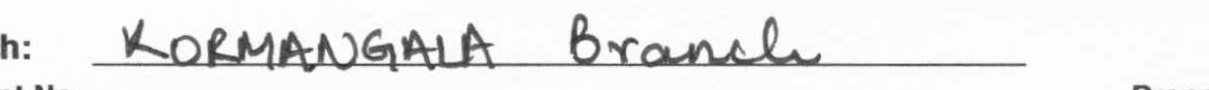
#> input picture Photos/branch.jpg, 1209 x 90 px
$ jupyter execute Localization.ipynb
#> lines starting #> are read from the running program, lines starting #| are printed output that depends on the picture; after the words box and inside, x2 and y2 are one past the last pixel; in counts of white or black regions, pixels touching at a corner belong together
[cell 1]
import numpy as np
import cv2
import matplotlib.pyplot as plt

[cell 2]
image = cv2.imread('branch.jpg')
#> image is the input picture: shape (90, 1209, 3); min 38, max 255, mean 234.8

[cell 3]
gray = cv2.cvtColor(image,cv2.COLOR_BGR2GRAY)

[cell 4]
# thresh = cv2.adaptiveThreshold(gray,255,cv2.ADAPTIVE_THRESH_GAUSSIAN_C,cv2.THRESH_BINARY,11,2)
RET,thresh = cv2.threshold(gray, 0,255, cv2.THRESH_BINARY + cv2.THRESH_OTSU)
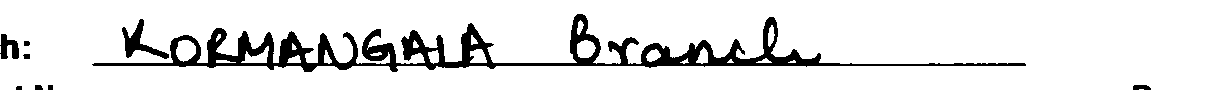
#> thresh: shape (90, 1209); 89.5% white; 9 black regions, largest, box (x1, y1, x2, y2) and area: (92, 14, 1026, 72) 10373, (122, 19, 169, 59) 586, (0, 34, 19, 59) 297
#> RET = 179
kernel = np.ones((3,3),np.uint8)
img = cv2.morphologyEx(thresh,cv2.MORPH_CLOSE,kernel)
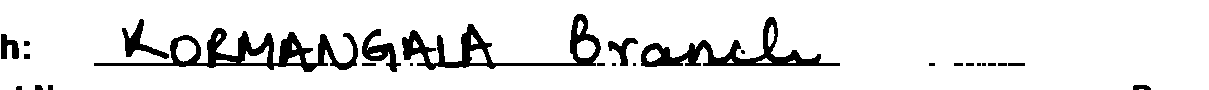
#> img: shape (90, 1209); 89.9% white; 27 black regions (7 under 20 px), largest, box (x1, y1, x2, y2) and area: (94, 28, 358, 72) 3496, (402, 14, 601, 70) 2651, (641, 17, 840, 67) 2505
img = cv2.morphologyEx(img,cv2.MORPH_OPEN,kernel)
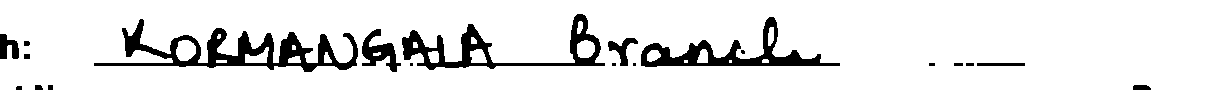
#> img: shape (90, 1209); 89.6% white; 20 black regions (5 under 20 px), largest, box (x1, y1, x2, y2) and area: (94, 19, 358, 72) 4145, (402, 14, 605, 70) 2719, (641, 17, 840, 67) 2594
reverse = cv2.bitwise_not(img)
#img = cv2.morphologyEx(img,cv2.MORPH_OPEN,kernel)
cv2.imwrite('Out.jpg',reverse)
plt.imshow(reverse,cmap='gray')
plt.show()

[cell 5]
# crop = reverse[:,reverse.sum(axis=0)>10]

[cell 6]
reverse

[cell 7]
maximum = max(reverse.sum(axis=1))
#> maximum = 195840
cropped = reverse[reverse.sum(axis=1)!=maximum,:]
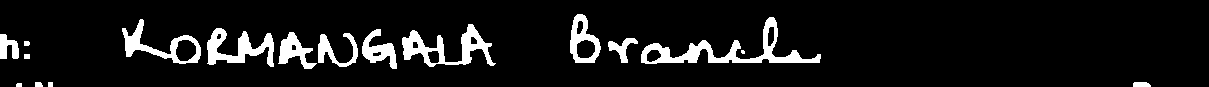
#> cropped: shape (87, 1209); 8.6% white; 17 white regions (1 under 20 px), largest, box (x1, y1, x2, y2) and area: (641, 17, 821, 64) 1997, (402, 24, 496, 67) 1434, (207, 28, 274, 67) 1184
temp = np.empty([cropped.shape[0],0])
#> temp = empty array
threshold = 550
pixelSum = 255*100
images = []
for i in range(cropped.shape[1]):
    if cropped.sum(axis=0)[i]<threshold :
        if not temp.size:
            continue
        else :
            if temp.sum()> pixelSum :
                RET,temp = cv2.threshold(temp, 0,255, cv2.THRESH_BINARY_INV)
                # temp = cv2.bitwise_not(temp)
                print(temp.sum())
                images.append(temp)
            temp = np.empty([cropped.shape[0],0])
    else :
        temp=np.insert(temp,temp.shape[1],cropped[:,i],axis=1)
#> this loop made 1209 passes
#| 401115.0
#> (further printed lines are left out)
#> after the loop, RET = 0; images = 10 items

[cell 8]
print(temp.sum())
#| 0.0
for i in images:
    plt.imshow(i,cmap='gray')
    plt.show()
#> this loop made 10 passes
#> pass 1, `plt.show()`:
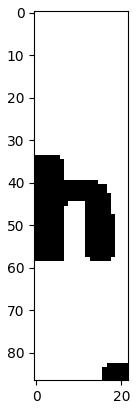
#> figure drawn by matplotlib, 1 panel
#> pass 2, `plt.show()`:
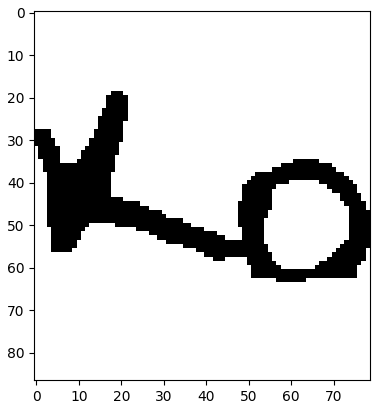
#> figure drawn by matplotlib, 1 panel

$ run again, with Photos/Residential_address.jpg copied over Photos/branch.jpg
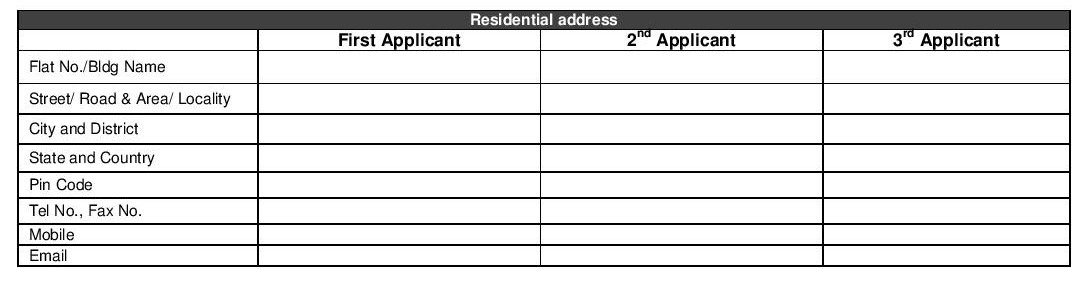
#> input picture Photos/Residential_address.jpg, 1090 x 285 px
#> image is the input picture: shape (285, 1090, 3); min 0, max 255, mean 222.5
#> `RET,thresh = cv2.threshold(gray, 0,255, cv2.THRESH_BINARY + cv2.THRESH..`:
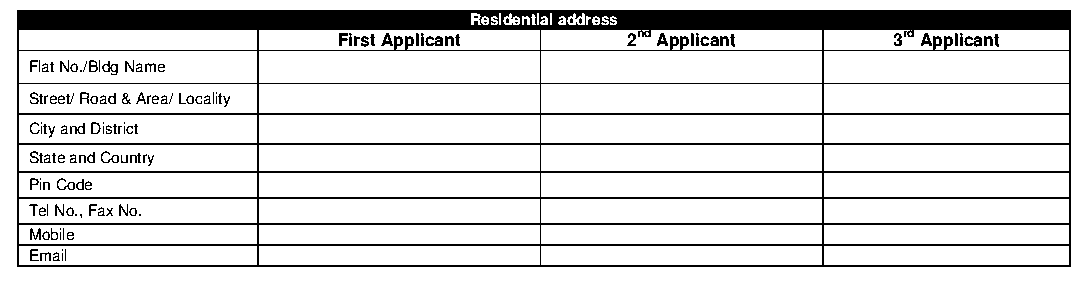
#> thresh: shape (285, 1090); 85.8% white; 142 black regions (42 under 20 px), largest, box (x1, y1, x2, y2) and area: (17, 10, 1071, 267) 39581, (964, 36, 982, 47) 111, (425, 36, 443, 46) 110
#> `RET,thresh = cv2.threshold(gray, 0,255, cv2.THRESH_BINARY + cv2.THRESH..`: RET = 143
#> reverse: shape (285, 1090); 6.9% white; 24 white regions (9 under 20 px), largest, box (x1, y1, x2, y2) and area: (17, 10, 1071, 35) 20078, (339, 33, 357, 46) 163, (437, 35, 459, 46) 154
#> maximum = 268770
#> cropped: shape (277, 1090); 4.3% white; 31 white regions (13 under 20 px), largest, box (x1, y1, x2, y2) and area: (477, 10, 1071, 27) 6113, (17, 10, 471, 22) 5448, (339, 25, 357, 38) 163
#> after the loop `for i in range(cropped.shape[1]):`: RET = 0; images = 4 items
#| 0.0
#> the loop `for i in images:` made 4 passes
#> pass 2, `plt.show()`:
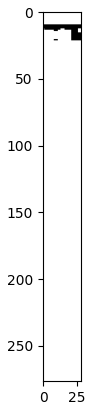
#> figure drawn by matplotlib, 1 panel

$ run again, with Photos/column.jpg copied over Photos/branch.jpg
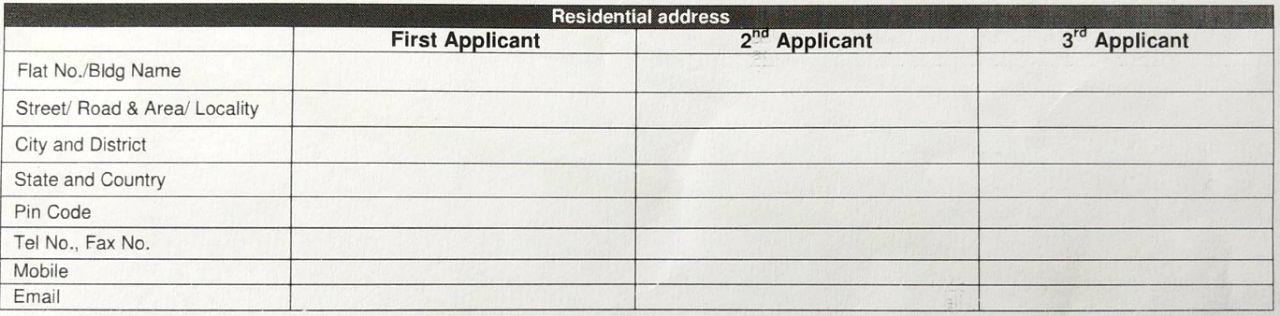
#> input picture Photos/column.jpg, 1280 x 316 px
#> image is the input picture: shape (316, 1280, 3); mean B, G, R 209.8, 214.3, 215.1
#> `RET,thresh = cv2.threshold(gray, 0,255, cv2.THRESH_BINARY + cv2.THRESH..`:
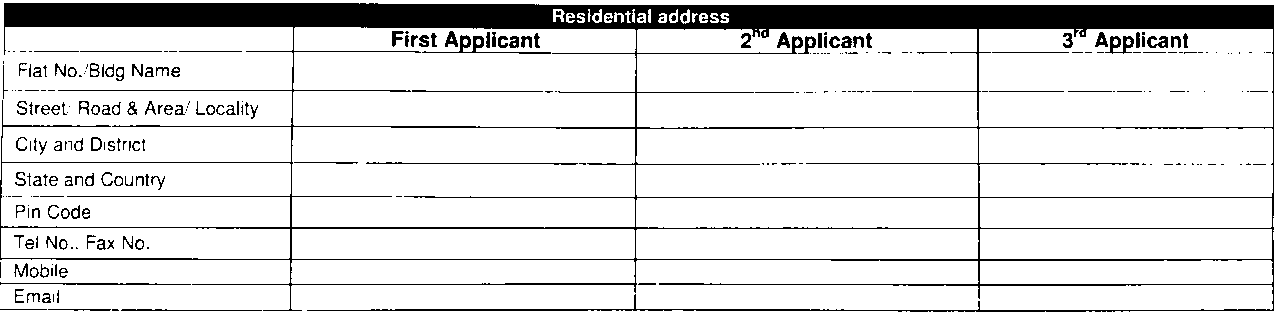
#> thresh: shape (316, 1280); 87.1% white; 272 black regions (134 under 20 px), largest, box (x1, y1, x2, y2) and area: (0, 3, 1274, 312) 43111, (422, 35, 551, 54) 388, (0, 282, 191, 285) 274
#> `RET,thresh = cv2.threshold(gray, 0,255, cv2.THRESH_BINARY + cv2.THRESH..`: RET = 160
#> reverse: shape (316, 1280); 8% white; 36 white regions (18 under 20 px), largest, box (x1, y1, x2, y2) and area: (4, 3, 1274, 37) 29437, (445, 31, 539, 53) 835, (1096, 32, 1155, 53) 528
#> maximum = 323850
#> cropped: shape (309, 1280); 5.9% white; 36 white regions (18 under 20 px), largest, box (x1, y1, x2, y2) and area: (4, 3, 1274, 30) 20547, (445, 24, 539, 46) 835, (1096, 25, 1155, 46) 528
#> after the loop `for i in range(cropped.shape[1]):`: RET = 0; images = 1 item
#| 0.0
#> the loop `for i in images:` made 1 pass
#> pass 1, `plt.show()`:
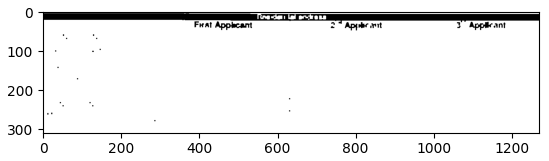
#> figure drawn by matplotlib, 1 panel
